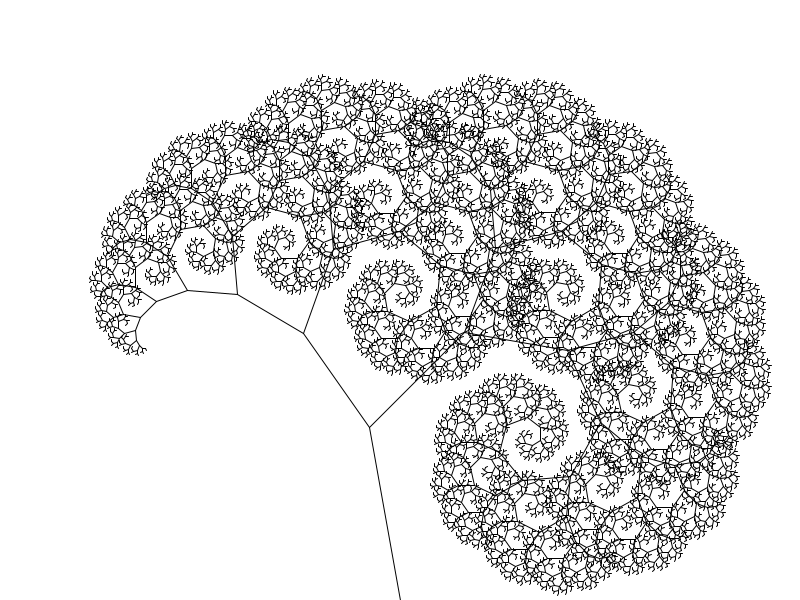
Frame 1 (no input)
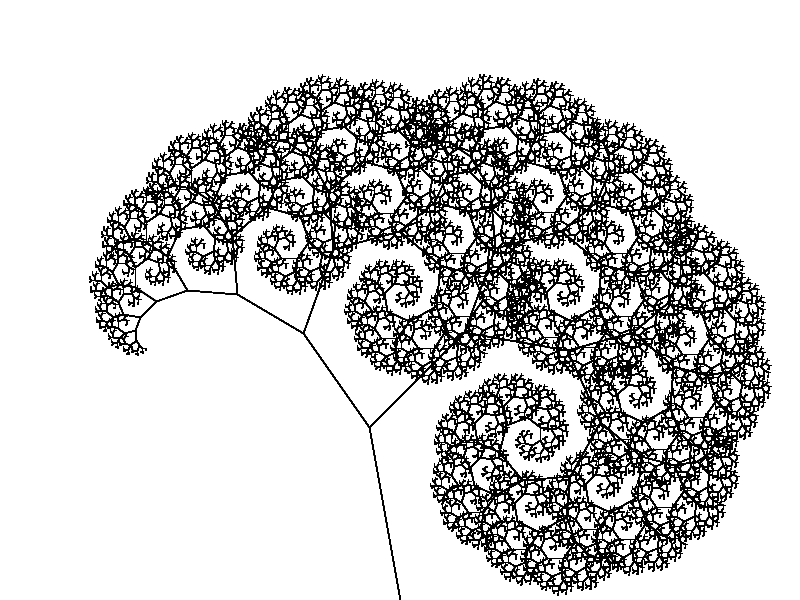
Frame 60 (the mouse pressed at the canvas centre just before this capture)
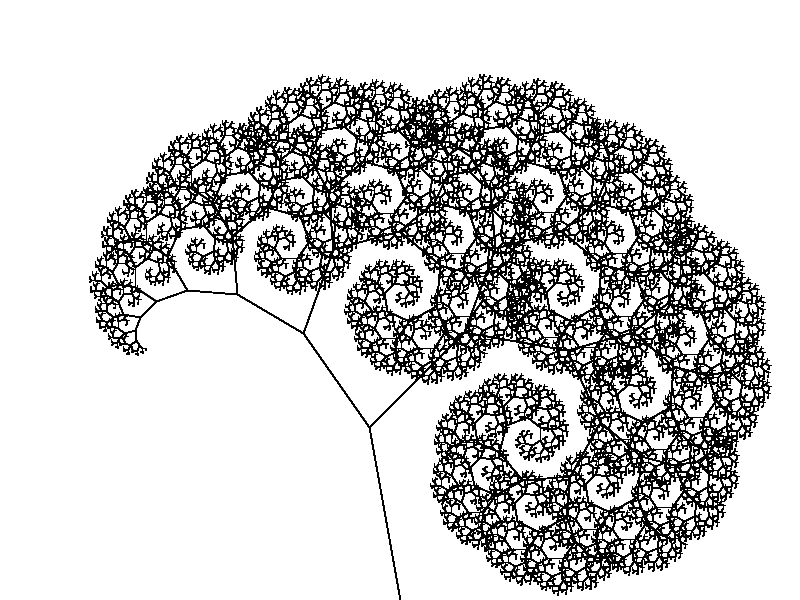
Frame 120 (the mouse held since frame 60 and released just before this capture)

The Processing sketch that drew these frames (run headless with seeded random() and noise(); from frame 60 on, the mouse is pressed at the canvas centre):

// Processing sketch: recursiveTree
// ── recursiveTree.pde
void setup() {
  size(800, 600);
  background(255);
  stroke(0);
  noFill();
}

void drawTree(float x, float y, float len, float angle) {
  if (len > 2) {
    float x2 = x + cos(radians(angle))*len;
    float y2 = y - sin(radians(angle))*len;

    line(x, y, x2, y2);  

    drawTree(x2, y2, len*0.7, angle + 55);
    drawTree(x2, y2, len*0.4, angle - 5);
  }
}

void drawTreeWithTransforms(float len, float angle) {
  if (len >= 2) {
    rotate(radians(angle));
    line(0, 0, len, 0);
    
    // move to next point
    translate(len, 0);
    pushMatrix();
    drawTreeWithTransforms(len*0.77, 55);
    popMatrix();
    
    pushMatrix();
    drawTreeWithTransforms(len*0.66, -25);
    popMatrix();
  }
}

void draw() {
  translate(width/2, height);
  //drawTree(width/2, height, 175, 80);
  drawTreeWithTransforms(175, -100);
}
